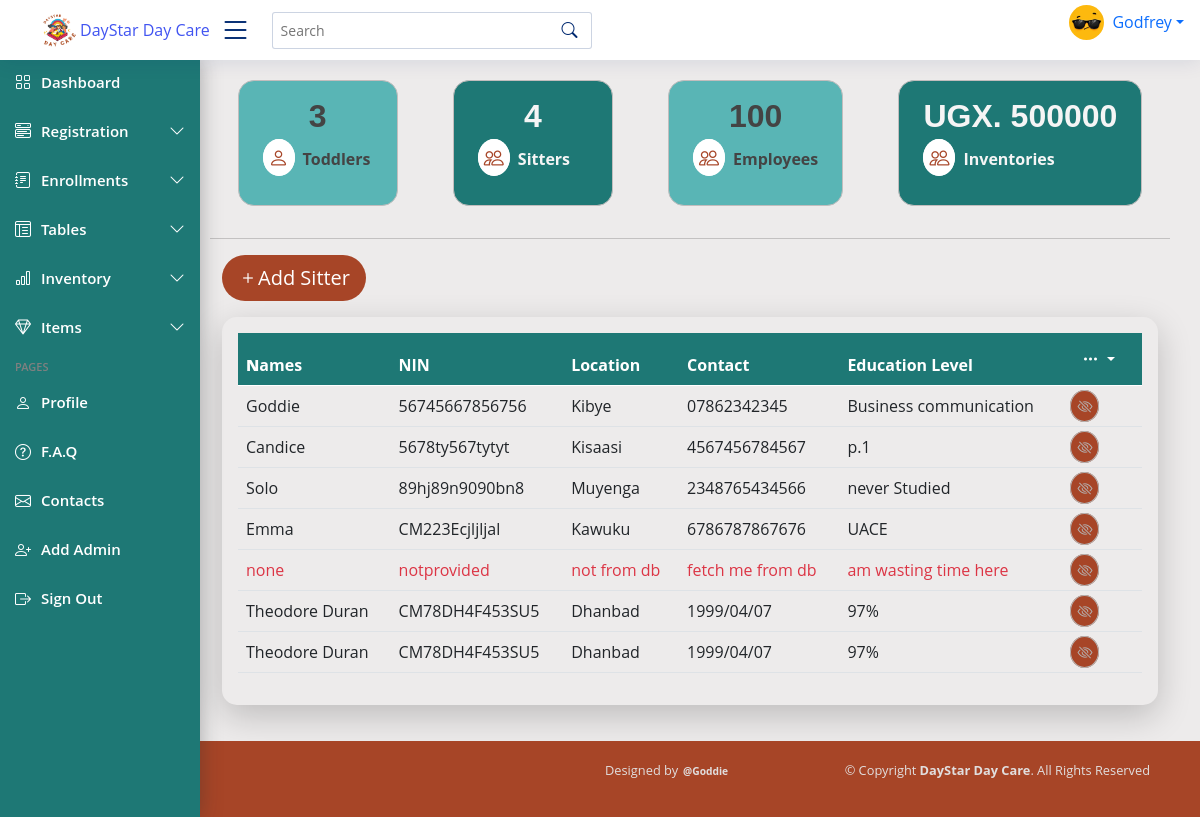
Before: / with the older database file.
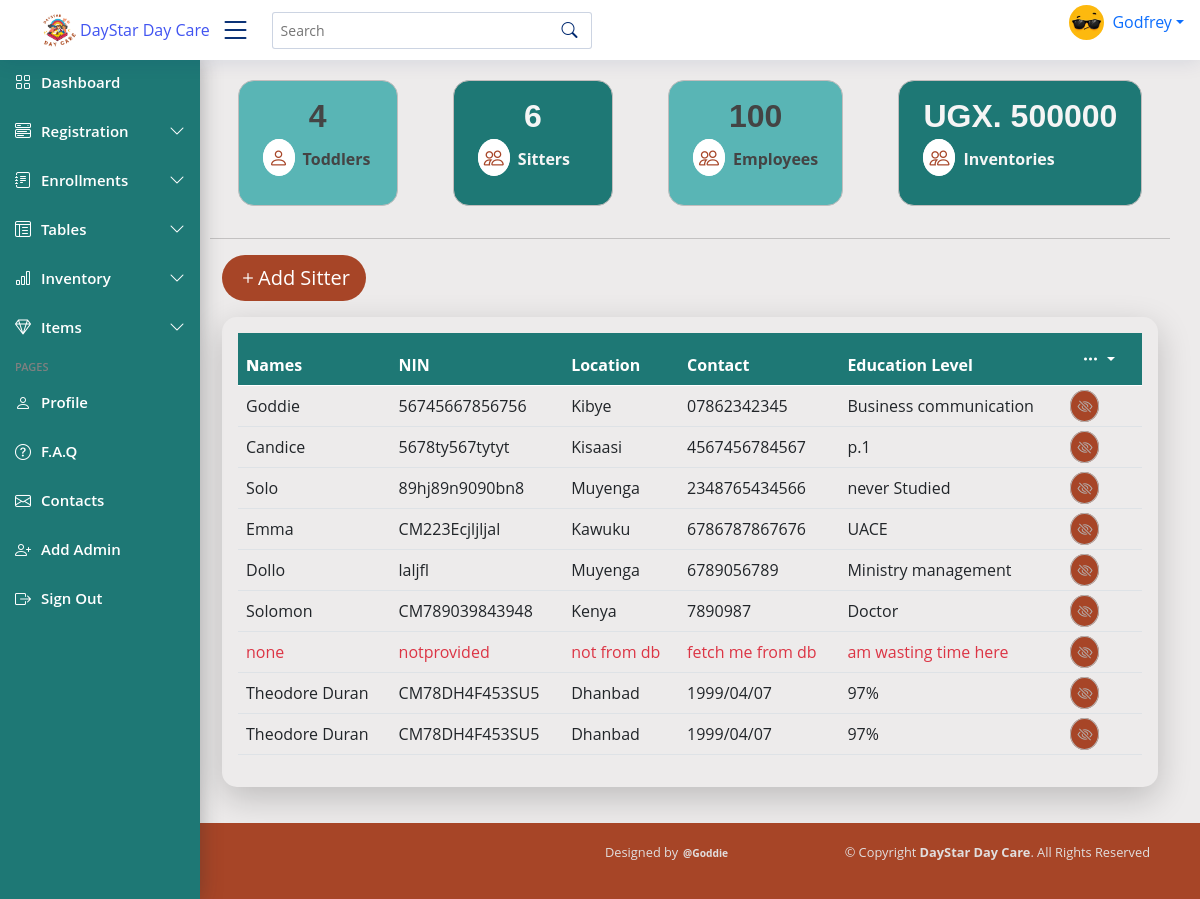
After: the same page with the newer database file.
### dayStarApp/models.py (models this page shows)
class Sitter(models.Model):
    name = models.CharField(max_length=100, blank=False)
    age = models.IntegerField(default=0, blank=False)
    gender = models.CharField(max_length=100)
    location = models.CharField(max_length=100)
    contact = models.CharField(max_length=13)
    education = models.CharField(max_length=255, blank=False, null=True)
    religion = models.CharField(max_length=100, blank=True)
    next_of_kin = models.CharField(max_length=200, blank=False, default= None)
    sitter_number = models.CharField(max_length=10, unique=True, blank=False, default=None)
    NIN = models.CharField(max_length=14, blank=False, null=True)

### dayStarApp/views.py (the view)
# urls.py: path('', views.index, name='index'),
def index(request):
    all_sitters = Sitter.objects.all()
    all_babys = Baby.objects.all()
    count_sitters = Sitter.objects.count()
    count_babys = Baby.objects.count()
    context = {
        'count_sitters': count_sitters,
        'count_babys': count_babys,
        'all_sitters': all_sitters,
        'all_babys': all_babys,
    }
    template = loader.get_template('dayStarApp/index.html')
    return HttpResponse(template.render(context))

### dayStarApp/templates/dayStarApp/index.html (shortened to what this page needs)
{% extends 'dayStarApp/base.html' %} {% load static %}
{% block content %}
  <main class="main" id="main">
    <div class="container">
      <div class="row">
        <div class="sitter col-md-2 d-md-block ml-5 mb-3">
          <h2 class="text-center">{{ count_babys }}</h2>
          <p>
            <span><i class="bi bi-person total-icon"></i></span
            ><strong>Toddlers</strong>
          </p>
        </div>
        <div class="sitter col-md-2 d-md-block ml-5 mb-3">
          <h2 class="text-center heading text-bold">{{ count_sitters }}</h2>
          <p>
            <span><i class="bi bi-people total-icon"></i></span
            ><strong>Sitters</strong>
          </p>
        </div>
        <div class="sitter col-md-2 d-md-block ml-5 mb-3">
          <h2 class="text-center">100</h2>
          <p>
            <span><i class="bi bi-people total-icon"></i></span
            ><strong>Employees</strong>
          </p>
        </div>
        <div class="sitter col-md-2 d-md-block ml-5 mb-3">
          <h2 class="text-center">UGX. 500000</h2>
          <p>
            <span><i class="bi bi-people total-icon"></i></span
            ><strong>Inventories</strong>
          </p>
        </div>
      </div>
    </div>
    <hr />
    <div class="container">
      <a href=""><button class="btn btn-outline-info btn-lg"><span><i class="bi bi-plus"></i></span>Add Sitter </button></a>
    <div class="col-lg-12 col-md-12 sitter-table mt-3 p-3">
      <table id="dataTable" class="table table-stripped">
        <thead>
          <tr>
            <th>
              <b>N</b>ames
            </th>
            <th>NIN</th>
            <th>Location</th>
            <th data-type="tel">Contact</th>
            <th>Education Level</th>
            <th>
              <div class="dropdown">
              <button class="btn btn-secondary dropdown-toggle" type="button" data-bs-toggle="dropdown" aria-expanded="false">
                <span><i class="bi bi-three-dots"></i></span>
              </button>
            </div></th>
          </tr>
        </thead>
        <tbody>
          {% for each in all_sitters %}
            <tr>
                <td>{{ each.name }}</td>
                <td>{{ each.NIN }}</td>
                <td>{{ each.location }}</td>
                <td>{{ each.contact }}</td>
                <td>{{ each.education }}</td>
                <td><span><i class="bi bi-eye-slash"></i></span></td>
            </tr>
          {% endfor %}
          <tr class="text-danger">
            <td >none</td>
            <td>notprovided</td>
            <td>not from db</td>
            <td>fetch me from db</td>
            <td>am wasting time here</td>
            <td><span><i class="bi bi-eye-slash"></i></span></td>
          </tr>
          <tr>
           <td>Theodore Duran</td>
           <td>CM78DH4F453SU5</td>
           <td>Dhanbad</td>
           <td>1999/04/07</td>
           <td>97%</td>
           <td><span><i class="bi bi-eye-slash"></i></span></td>
         </tr>
          <tr>
           <td>Theodore Duran</td>
           <td>CM78DH4F453SU5</td>
           <td>Dhanbad</td>
           <td>1999/04/07</td>
           <td>97%</td>
           <td><span><i class="bi bi-eye-slash"></i></span></td>
         </tr>
        </tbody>
      </table>
    </div>
  </main>
{% endblock %}

Changed rows visible on the page:
added Sitter: name "Dollo", NIN "laljfl", location "Muyenga", contact "6789056789", education "Ministry management"
added Sitter: name "Solomon", NIN "CM789039843948", location "Kenya", contact "7890987", education "Doctor"
Other visible differences:
{{ count_babys }}: "3" → "4"
{{ count_sitters }}: "4" → "6"
